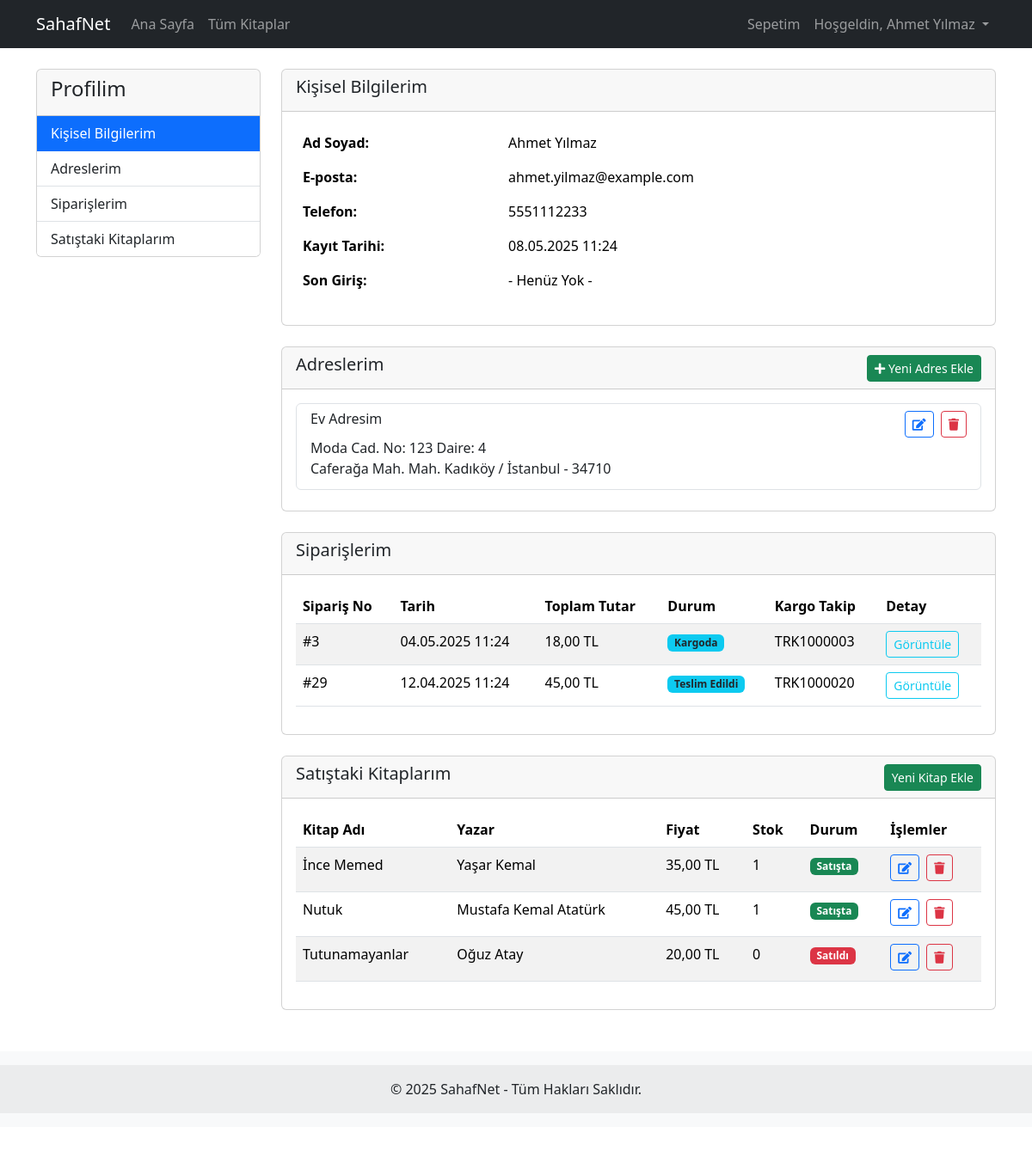
The app's page /profil.php (signed in) with its own data.
### tables this page shows
CREATE TABLE `kullanicilar` (
  `KullaniciID` int NOT NULL,
  `Ad` varchar(100) NOT NULL,
  `Soyad` varchar(100) NOT NULL,
  `Eposta` varchar(255) NOT NULL,
  `SifreHash` varchar(255) NOT NULL,
  `TelefonNo` varchar(20) DEFAULT NULL,
  `KayitTarihi` timestamp NULL DEFAULT CURRENT_TIMESTAMP,
  `SonGirisTarihi` timestamp NULL DEFAULT NULL,
  `AktifMi` tinyint(1) DEFAULT '1'
);

CREATE TABLE `adresler` (
  `AdresID` int NOT NULL,
  `KullaniciID` int NOT NULL,
  `AdresBasligi` varchar(100) NOT NULL,
  `Il` varchar(50) NOT NULL,
  `Ilce` varchar(50) NOT NULL,
  `Mahalle` varchar(100) DEFAULT NULL,
  `AcikAdres` text NOT NULL,
  `PostaKodu` varchar(10) DEFAULT NULL
);

CREATE TABLE `siparisler` (
  `SiparisID` int NOT NULL,
  `AliciKullaniciID` int NOT NULL,
  `TeslimatAdresID` int NOT NULL,
  `SiparisTarihi` timestamp NULL DEFAULT CURRENT_TIMESTAMP,
  `ToplamTutar` decimal(10,2) NOT NULL,
  `SiparisDurumu` varchar(50) NOT NULL DEFAULT 'Ödeme Bekleniyor',
  `OdemeYontemi` varchar(50) DEFAULT NULL,
  `KargoTakipNo` varchar(100) DEFAULT NULL
);

CREATE TABLE `kitaplar` (
  `KitapID` int NOT NULL,
  `SatıcıKullaniciID` int NOT NULL,
  `KategoriID` int NOT NULL,
  `KitapAdi` varchar(255) NOT NULL,
  `YazarAdi` varchar(255) NOT NULL,
  `ISBN` varchar(20) DEFAULT NULL,
  `YayinEvi` varchar(100) DEFAULT NULL,
  `BaskiYili` int DEFAULT NULL,
  `SayfaSayisi` int DEFAULT NULL,
  `Kondisyon` varchar(50) NOT NULL,
  `Aciklama` text,
  `Fiyat` decimal(10,2) NOT NULL,
  `StokAdedi` int NOT NULL DEFAULT '1',
  `ListelemeTarihi` timestamp NULL DEFAULT CURRENT_TIMESTAMP,
  `GuncellemeTarihi` timestamp NULL DEFAULT NULL ON UPDATE CURRENT_TIMESTAMP,
  `Durum` varchar(50) NOT NULL DEFAULT 'Satışta',
  `KapakFotografiURL` varchar(500) DEFAULT NULL
);

### profil.php (the view, shortened to what the rows shown need)
<?php
require_once 'includes/header.php';
$kullanici_bilgileri = null;
try {
    $stmt_user = $db->prepare("CALL sp_KullaniciGetirByID(:p_KullaniciID)");
    $stmt_user->bindParam(':p_KullaniciID', $current_user_id, PDO::PARAM_INT);
    $stmt_user->execute();
    $kullanici_bilgileri = $stmt_user->fetch();
} catch (PDOException $e) {
    error_log("Profil sayfası - Kullanıcı bilgileri çekme hatası: " . $e->getMessage());
}
$adresler = [];
try {
    $stmt_adresler = $db->prepare("CALL sp_KullaniciAdresleriniGetir(:p_KullaniciID)");
    $stmt_adresler->bindParam(':p_KullaniciID', $current_user_id, PDO::PARAM_INT);
    $stmt_adresler->execute();
    $adresler = $stmt_adresler->fetchAll();
} catch (PDOException $e) {
    error_log("Profil sayfası - Adresleri çekme hatası: " . $e->getMessage());
}
$siparisler = [];
try {
    $stmt_siparisler = $db->prepare("CALL sp_KullaniciSiparisleriniGetir(:p_AliciKullaniciID)");
    $stmt_siparisler->bindParam(':p_AliciKullaniciID', $current_user_id, PDO::PARAM_INT);
    $stmt_siparisler->execute();
    $siparisler = $stmt_siparisler->fetchAll();
} catch (PDOException $e) {
    error_log("Profil sayfası - Siparişleri çekme hatası: " . $e->getMessage());
}
$sattigi_kitaplar = [];
try {
    $stmt_sattigi_kitaplar = $db->prepare("CALL sp_KullanicininSatistakiKitaplariniGetir(:p_SaticiKullaniciID)");
    $stmt_sattigi_kitaplar->bindParam(':p_SaticiKullaniciID', $current_user_id, PDO::PARAM_INT);
    $stmt_sattigi_kitaplar->execute();
    $sattigi_kitaplar = $stmt_sattigi_kitaplar->fetchAll();
} catch (PDOException $e) {
    error_log("Profil sayfası - Satıştaki kitapları çekme hatası: " . $e->getMessage());
}
?>
<div class="row">
    <div class="col-md-9">
        <section id="bilgilerim" class="mb-4">
            <div class="card">
                <div class="card-body">
                    <?php if ($kullanici_bilgileri): ?>
                        <table class="table table-borderless">
                            <tr>
                                <th style="width: 30%;">Ad Soyad:</th>
                                <td><?php echo htmlspecialchars($kullanici_bilgileri['Ad'] . ' ' . $kullanici_bilgileri['Soyad']); ?></td>
                            </tr>
                            <tr>
                                <th>E-posta:</th>
                                <td><?php echo htmlspecialchars($kullanici_bilgileri['Eposta']); ?></td>
                            </tr>
                            <tr>
                                <th>Telefon:</th>
                                <td><?php echo htmlspecialchars($kullanici_bilgileri['TelefonNo'] ?: '- Belirtilmemiş -'); ?></td>
                            </tr>
                            <tr>
                                <th>Kayıt Tarihi:</th>
                                <td><?php echo date("d.m.Y H:i", strtotime($kullanici_bilgileri['KayitTarihi'])); ?></td>
                            </tr>
                            <tr>
                                <th>Son Giriş:</th>
                                <td><?php echo $kullanici_bilgileri['SonGirisTarihi'] ? date("d.m.Y H:i", strtotime($kullanici_bilgileri['SonGirisTarihi'])) : '- Henüz Yok -'; ?></td>
                            </tr>
                        </table>
                    <?php else: ?>
                        <p class="text-danger">Kullanıcı bilgileri yüklenemedi.</p>
                    <?php endif; ?>
                </div>
            </div>
        </section>
        <section id="adreslerim" class="mb-4">
            <div class="card">
                <div class="card-body">
                    <?php if (!empty($adresler)): ?>
                        <div class="list-group">
                            <?php foreach ($adresler as $adres): ?>
                                <div class="list-group-item mb-2">
                                    <div class="d-flex w-100 justify-content-between">
                                        <h6 class="mb-1"><?php echo htmlspecialchars($adres['AdresBasligi']); ?></h6>
                                        <div>
                                            <a href="<?php echo htmlspecialchars($base_url . 'adres_duzenle.php?id=' . $adres['AdresID']); ?>" class="btn btn-sm btn-outline-primary me-1" title="Düzenle">
                                                <i class="fas fa-edit"></i>
                                            </a>
                                            <form action="<?php echo htmlspecialchars($base_url . 'adres_sil.php'); ?>" method="POST" class="d-inline" onsubmit="return confirm('Bu adresi silmek istediğinizden emin misiniz? Bu adres siparişlerde kullanılıyorsa silinemeyebilir.');">
                                                <button type="submit" class="btn btn-sm btn-outline-danger" title="Sil">
                                                    <i class="fas fa-trash"></i>
                                                </button>
                                            </form>
                                        </div>
                                    </div>
                                    <p class="mb-1">
                                        <?php echo htmlspecialchars($adres['AcikAdres']); ?><br>
                                        <?php echo htmlspecialchars($adres['Mahalle'] ? $adres['Mahalle'] . ' Mah. ' : ''); ?>
                                        <?php echo htmlspecialchars($adres['Ilce'] . ' / ' . $adres['Il']); ?>
                                        <?php echo htmlspecialchars($adres['PostaKodu'] ? ' - ' . $adres['PostaKodu'] : ''); ?>
                                    </p>
                                </div>
                            <?php endforeach; ?>
                        </div>
                    <?php else: ?>
                        <p>Kayıtlı adresiniz bulunmamaktadır. <a href="<?php echo htmlspecialchars($base_url . 'adres_ekle.php'); ?>">Hemen bir tane ekleyin!</a></p>
                    <?php endif; ?>
                </div>
            </div>
        </section>
        <section id="siparislerim" class="mb-4">
            <div class="card">
                <div class="card-body">
                    <?php if (!empty($siparisler)): ?>
                        <div class="table-responsive">
                            <table class="table table-striped table-hover">
                                <thead>
                                    <tr>
                                        <th>Sipariş No</th>
                                        <th>Tarih</th>
                                        <th>Toplam Tutar</th>
                                        <th>Durum</th>
                                        <th>Kargo Takip</th>
                                        <th>Detay</th>
                                    </tr>
                                </thead>
                                <tbody>
                                    <?php foreach ($siparisler as $siparis): ?>
                                        <tr>
                                            <td>#<?php echo $siparis['SiparisID']; ?></td>
                                            <td><?php echo date("d.m.Y H:i", strtotime($siparis['SiparisTarihi'])); ?></td>
                                            <td><?php echo htmlspecialchars(number_format($siparis['ToplamTutar'], 2, ',', '.')) . ' TL'; ?></td>
                                            <td><span class="badge bg-info text-dark"><?php echo htmlspecialchars($siparis['SiparisDurumu']); ?></span></td>
                                            <td><?php echo htmlspecialchars($siparis['KargoTakipNo'] ?: '-'); ?></td>
                                            <td><a href="<?php echo htmlspecialchars($base_url . 'siparis_detay.php?id=' . $siparis['SiparisID']); ?>" class="btn btn-sm btn-outline-info">Görüntüle</a></td>
                                        </tr>
                                    <?php endforeach; ?>
                                </tbody>
                            </table>
                        </div>
                    <?php else: ?>
                        <p>Henüz siparişiniz bulunmamaktadır.</p>
                    <?php endif; ?>
                </div>
            </div>
        </section>
        <section id="sattiklarim" class="mb-5">
            <div class="card">
                <div class="card-body">
                     <?php if (!empty($sattigi_kitaplar)): ?>
                        <div class="table-responsive">
                            <table class="table table-striped table-hover">
                                <thead>
                                    <tr>
                                        <th>Kitap Adı</th>
                                        <th>Yazar</th>
                                        <th>Fiyat</th>
                                        <th>Stok</th>
                                        <th>Durum</th>
                                        <th>İşlemler</th>
                                    </tr>
                                </thead>
                                <tbody>
                                    <?php foreach ($sattigi_kitaplar as $kitap): ?>
                                        <tr>
                                            <td><?php echo htmlspecialchars($kitap['KitapAdi']); ?></td>
                                            <td><?php echo htmlspecialchars($kitap['YazarAdi']); ?></td>
                                            <td><?php echo htmlspecialchars(number_format($kitap['Fiyat'], 2, ',', '.')) . ' TL'; ?></td>
                                            <td><?php echo htmlspecialchars($kitap['StokAdedi']); ?></td>
                                            <td><span class="badge <?php echo $kitap['Durum'] == 'Satışta' ? 'bg-success' : ($kitap['Durum'] == 'Satıldı' ? 'bg-danger' : 'bg-warning text-dark'); ?>"><?php echo htmlspecialchars($kitap['Durum']); ?></span></td>
                                            <td>
                                                <a href="<?php echo htmlspecialchars($base_url . 'kitap_duzenle.php?id=' . $kitap['KitapID']); ?>" class="btn btn-sm btn-outline-primary mb-1 me-1" title="Düzenle"><i class="fas fa-edit"></i></a>
                                                <form action="<?php echo htmlspecialchars($base_url . 'kitap_sil.php'); ?>" method="POST" class="d-inline" onsubmit="return confirm('Bu kitabı kalıcı olarak silmek istediğinizden emin misiniz? Bu işlem geri alınamaz!');">
                                                    <button type="submit" class="btn btn-sm btn-outline-danger mb-1" title="Sil"><i class="fas fa-trash"></i></button>
                                                </form>
                                            </td>
                                        </tr>
                                    <?php endforeach; ?>
                                </tbody>
                            </table>
                        </div>
                    <?php else: ?>
                        <p>Henüz satışa çıkardığınız kitap bulunmamaktadır.</p>
                    <?php endif; ?>
                </div>
            </div>
        </section>
    </div>
</div>
<?php
require_once 'includes/footer.php';
?>

### includes/header.php (shortened to what the rows shown need)
<?php
require_once 'database.php';
$base_url = "/sahafnet/";
$current_user_id = isset($_SESSION['user_id']) ? $_SESSION['user_id'] : null;
$current_user_name = '';
if ($current_user_id) {
    try {
        $stmt_user_info = $db->prepare("SELECT Ad, Soyad FROM Kullanicilar WHERE KullaniciID = :kullanici_id");
        $stmt_user_info->bindParam(':kullanici_id', $current_user_id);
        $stmt_user_info->execute();
        $user = $stmt_user_info->fetch();
        if ($user) {
            $current_user_name = htmlspecialchars($user['Ad'] . ' ' . $user['Soyad']);
        }
    } catch (PDOException $e) {
        error_log("Kullanıcı adı alınırken hata (header.php): " . $e->getMessage());
    }
}
?>
<!DOCTYPE html>
<html lang="tr">
<head>
    <link href="https://cdn.jsdelivr.net/npm/bootstrap@5.3.3/dist/css/bootstrap.min.css" rel="stylesheet">
    <link rel="stylesheet" href="https://cdnjs.cloudflare.com/ajax/libs/font-awesome/5.15.4/css/all.min.css" />
    <link rel="stylesheet" href="<?php echo htmlspecialchars($base_url); ?>css/style.css">
</head>
<body>
<nav class="navbar navbar-expand-lg navbar-dark bg-dark mb-4">
  <div class="container">
    <div class="collapse navbar-collapse" id="navbarNav">
      <ul class="navbar-nav ms-auto">
        <?php if ($current_user_id): ?>
            <li class="nav-item dropdown">
                <a class="nav-link dropdown-toggle" href="#" id="navbarDropdownUser" role="button" data-bs-toggle="dropdown" aria-expanded="false">
                    Hoşgeldin, <?php echo $current_user_name; ?>
                </a>
            </li>
        <?php endif; ?>
      </ul>
    </div>
  </div>
</nav>
<div class="container mt-4">

### records on screen
kullanicilar: current_user_name "Ahmet Yılmaz", Ad+Soyad "Ahmet Yılmaz", Eposta "ahmet.yilmaz@example.com", TelefonNo "5551112233", KayitTarihi "08.05.2025 11:24"
adresler: AdresBasligi "Ev Adresim", AcikAdres "Moda Cad. No: 123 Daire: 4", Mahalle "Caferağa Mah. Mah.", Ilce+Il "Kadıköy / İstanbul", PostaKodu "- 34710"
siparisler: SiparisID "3", SiparisTarihi "04.05.2025 11:24", ToplamTutar "18,00", SiparisDurumu "Kargoda", KargoTakipNo "TRK1000003"
siparisler: SiparisID "29", SiparisTarihi "12.04.2025 11:24", ToplamTutar "45,00", SiparisDurumu "Teslim Edildi", KargoTakipNo "TRK1000020"
kitaplar: KitapAdi "İnce Memed", YazarAdi "Yaşar Kemal", Fiyat "35,00", StokAdedi "1", Durum "Satışta"
kitaplar: KitapAdi "Nutuk", YazarAdi "Mustafa Kemal Atatürk", Fiyat "45,00", StokAdedi "1", Durum "Satışta"
kitaplar: KitapAdi "Tutunamayanlar", YazarAdi "Oğuz Atay", Fiyat "20,00", StokAdedi "0", Durum "Satıldı"
